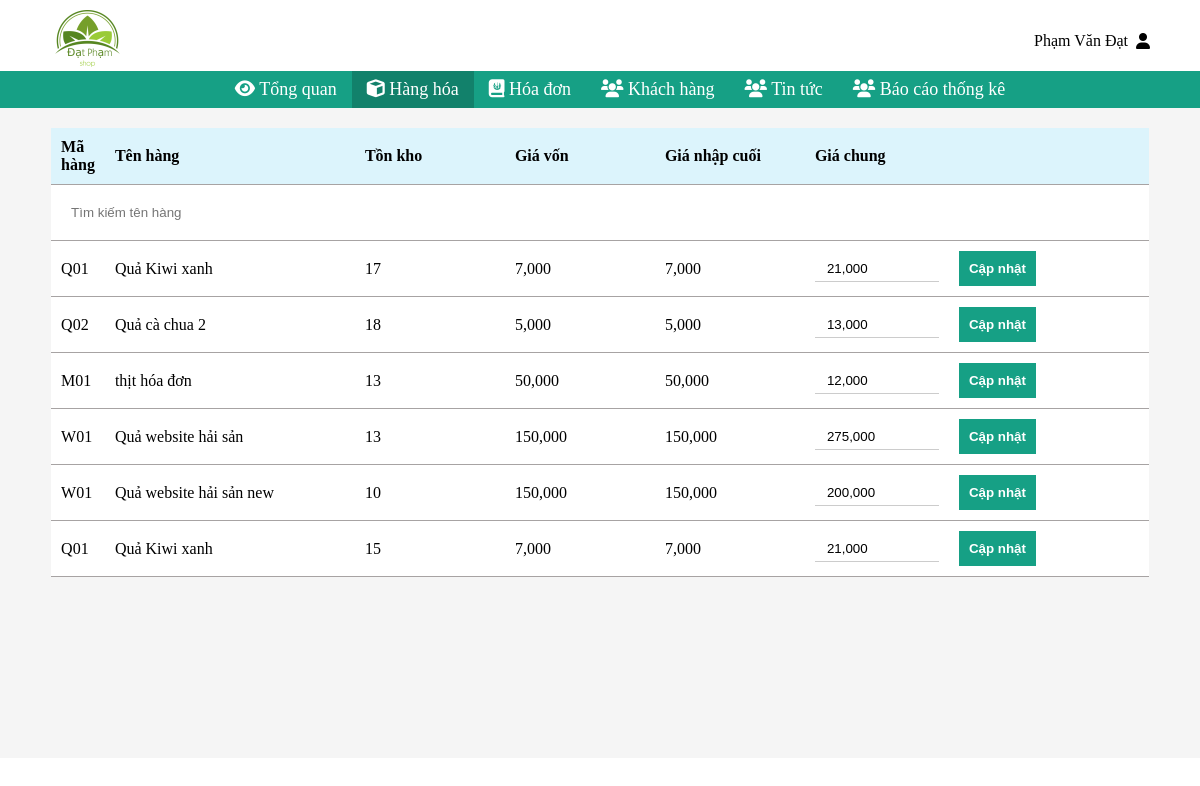
/admin/price_products.php (signed in), run on the app's committed database.
### tables this page shows
CREATE TABLE `users` (
  `id_user` int(11) NOT NULL,
  `name_user` varchar(255) NOT NULL,
  `phone_user` char(15) NOT NULL,
  `date_birth_user` date NOT NULL,
  `address_user` varchar(255) NOT NULL,
  `email_user` varchar(255) NOT NULL,
  `nickname` char(255) NOT NULL,
  `password` char(255) NOT NULL,
  `role_id` int(11) NOT NULL
);

CREATE TABLE `products` (
  `product_id` int(11) NOT NULL,
  `product_name` varchar(255) NOT NULL,
  `product_trademark` char(255) NOT NULL,
  `product_cost_price` int(11) NOT NULL,
  `product_price` int(11) NOT NULL,
  `product_amount` int(11) NOT NULL,
  `product_detail` text NOT NULL,
  `product_image` varchar(255) NOT NULL,
  `category_id` int(11) NOT NULL,
  `product_code` varchar(255) NOT NULL,
  `created_at` datetime NOT NULL,
  `updated_at` datetime NOT NULL
);

### handler_database.php (called while the page is built, shortened)
<?php
class handler_database{
   private $__conn;
    public function connect_DB(){
        if(!$this->__conn){
            $this->__conn = mysqli_connect("localhost","root","","datpham_shop");
            mysqli_query($this->__conn, "SET character_set_results = 'utf8', character_set_client = 'utf8',
            character_set_database = 'utf8', character_set_server = 'utf8'");
        }
    }
    public function get_list($sql){
        $result = mysqli_query($this->__conn,$sql);
        if( $result->num_rows >0 ){
            $return = array();
            while($row = $result->fetch_assoc() ){
                $return[] = $row;
            }
            return $return;
        }
    }
}
?>

### admin/price_products.php (the view, shortened to what this page needs)
<?php session_start();
require_once '../handler_database.php';
$admin_header = new handler_database();
$admin_name = $admin_header->get_list('select * from users');
foreach ($admin_name as $v) {
    if ($v['id_user'] == $_SESSION['user_admin_id']) {
        $name = $v['name_user'];
    }
}
?>
<!doctype html>
<html lang="en">
<head>
    <link rel="stylesheet" href="https://cdnjs.cloudflare.com/ajax/libs/font-awesome/6.0.0-beta2/css/all.min.css"
/>
    <link rel="stylesheet" href="../css/style_admin.css">
</head>
<body>
<div class="header">
    <div class="header__top">
        <div class="container">
            <div class="header__top--left">
                <img src="../image/logo.png" alt="">
            </div>
            <div class="header__top--right">
                <a href="#" disabled="disabled">
                    <p><?php echo $name; ?></p>
                    <i class="fas fa-user"></i>
                </a>
            </div>
        </div>
    </div>
    <div class="header__center">
        <div class="container">
            <ul>
                <li>
                    <a href="index.php">
                        <i class="fas fa-eye"></i>
                        <span>Tổng quan</span>
                    </a>
                </li>
                <li class="menu">
                    <a disabled="disabled" class="selected_nav">
                        <i class="fas fa-cube"></i>
                        <span>Hàng hóa</span>
                    </a>
                </li>
                <li>
                    <a href="bills.php">
                        <i class="fas fa-journal-whills"></i>
                        <span>Hóa đơn</span>
                    </a>
                </li>
                <li>
                    <a href="users.php">
                        <i class="fas fa-users"></i>
                        <span>Khách hàng</span>
                    </a>
                </li>
                <li>
                    <a href="news.php">
                        <i class="fas fa-users"></i>
                        <span>Tin tức</span>
                    </a>
                </li>
                <li class="menu">
                    <a disabled="disabled">
                        <i class="fas fa-users"></i>
                        <span>Báo cáo thống kê</span>
                    </a>
                </li>
            </ul>
        </div>
    </div>
</div>
<div class="main__products">
    <div class="container">
        <div class="main__priceProducts--right">
            <div class="main__priceProducts--right__center">
                <table cellpadding="5" cellspacing="0">
                    <colgroup>
                        <col width="50" span="1">
                        <col width="250" span="1">
                        <col width="150" span="3">
                        <col width="80" span="1">
                        <col width="200" span="1">
                    </colgroup>
                    <thead>
                    <tr>
                        <th>Mã hàng</th>
                        <th>Tên hàng</th>
                        <th>Tồn kho</th>
                        <th>Giá vốn</th>
                        <th>Giá nhập cuối</th>
                        <th>Giá chung</th>
                        <th></th>
                    </tr>
                    </thead>
                    <tbody>
                    <tr>
                        <td colspan="7">
                            <form action="price_products.php" method="post">
                                <input type="text" name="text" placeholder="Tìm kiếm tên hàng">
                            </form>
                        </td>
                    </tr>
                    <?php
                    $price_product = new handler_database();
                    if (isset($_POST['search_price_product'])) {
                        if ($_POST['text'] == "")
                            $sql = "select * from products";
                        else {
                            $sql = str_replace('"', '\\"', $_POST["text"]);
                            $sql = str_replace("'", "\\'", $sql);
                            $sql = ' select * from products where product_name like \'%' . $sql . '%\' ';
                            echo "<script>document.querySelector('.main__priceProducts--right__center>table>tbody input[name=\"text\"]').value = '" . $_POST["text"] . "'</script>";
                        }
                    } else
                        $sql = "select * from products";
                    $row = $price_product->get_list($sql);
                    if ($row) {
                        foreach ($row as $item) {
                            if ((int)$item['product_amount'] > 0)
                                echo "<tr>
                                    <form action='price_products.php' method='post'>
                                    <input type='text' name='product_id' value='" . $item['product_id'] . "' style='display: none;'>
                                    <td>" . $item['product_code'] . "</td>
                                    <td>" . $item['product_name'] . "</td>
                                    <td>" . $item['product_amount'] . "</td>
                                    <td>" . number_format($item['product_price'], 0, ',', ',') . "</td>
                                    <td>" . number_format($item['product_price'], 0, ',', ',') . "</td>
                                    <td><input type=\"text\" id='id" . $item['product_id'] . "' name='cost_price' onkeyup=\"this.value=this.value.replace(/[^\d]/,'')\"
                                    value='" . number_format($item['product_cost_price'], 0, ',', ',') . "'></td>
                                    <td><input type='submit' name='update_product' value='Cập nhật'></td>
                                    </form>
                                </tr>";
                        }
                    } else echo "<tr> <td colspan='7' style='opacity: 0.5'>Không tìm thấy kết quả</td></tr>"
                    ?>
                    </tbody>
                </table>
            </div>
        </div>
    </div>
</div>
</body>
</html>

### css/style_admin.css (style rules this page uses)
body { padding: 0; margin: 0; position: relative; }
.container { margin: 0; padding: 0 40px; }
.header>.header__top>.container { display: flex; justify-content: space-between; align-items: center; padding: 10px 40px 0 40px; }
.header>.header__top>.container>.header__top--left>img { width: 50%; }
.header__center>.container>ul { display: flex; justify-content: center; list-style: none; margin: 0; }
.header__center>.container>ul>li a { text-decoration: none; padding: 8px 15px; display: inline-block; color:white; cursor: pointer; }
.header__center>.container>ul>li { position: relative; }
.header__center>.container { background: #16A085; }
.header__center>.container>ul>li>a { color: white; }
.header__center { font-size: 18px; }
.header__top--right { display: flex; align-items: center; justify-content: space-between; position: relative; }
.main__products>.container { padding-top: 20px; display: flex; flex: 1; }
.main__products { min-height: 650px; background: whitesmoke; }
.main__products--right__center>table tr>th, tr:not(-last-child)>td, .main__priceProducts--right__center>table tr>th, tr:not(-last-child)>td { border-bottom: 1px solid #a7a3a3; }
.main__products--right__center>table>thead,.main__priceProducts--right__center>table>thead { background: #DCF4FC; }
.main__products--right__center>table>tbody, .main__priceProducts--right__center>table>tbody { background: white; }
.main__products--right__center>table td, th, .main__priceProducts--right__center>table td, th { padding: 10px; }
.main__priceProducts--right__center>table>tbody input { border: none; padding: 10px; outline: none; }
.main__priceProducts--right__center>table>tbody input[name="cost_price"] { border-bottom:1px solid #ccc; padding:5px 12px; }
.main__priceProducts--right__center>table tr>th, tr:not(-last-child)>td { text-align: start; }
.main__priceProducts--right__center input[name="cost_price"] { width: 100px; }
.main__priceProducts--right__center>table>tbody input[type="submit"] { background: #16A085; color: white; font-weight: 600; }
.main__priceProducts--right { display: inline-block; margin: 0 auto; max-height: 650px; overflow-y: scroll; }
.header__top--right>a { display: flex; align-items: center; text-decoration: none; color: black; padding: 10px; }
.header__top--right>a>i { margin-left: 8px; }
.header__top--right>a>p { margin: 0; }
.header__top--right>ul>li,.header__top--right { transition:0.8s all ease; }
.selected_nav { background: #12816B; }

### data on the page
users: name_user "Phạm Văn Đạt"
products: product_code "Q01", product_name "Quả Kiwi xanh", product_amount "17", product_price "7,000", cost_price "21,000"
products: product_code "Q02", product_name "Quả cà chua 2", product_amount "18", product_price "5,000", cost_price "13,000"
products: product_code "M01", product_name "thịt hóa đơn", product_amount "13", product_price "50,000", cost_price "12,000"
products: product_code "W01", product_name "Quả website hải sản", product_amount "13", product_price "150,000", cost_price "275,000"
products: product_code "W01", product_name "Quả website hải sản new", product_amount "10", product_price "150,000", cost_price "200,000"
products: product_code "Q01", product_name "Quả Kiwi xanh", product_amount "15", product_price "7,000", cost_price "21,000"
